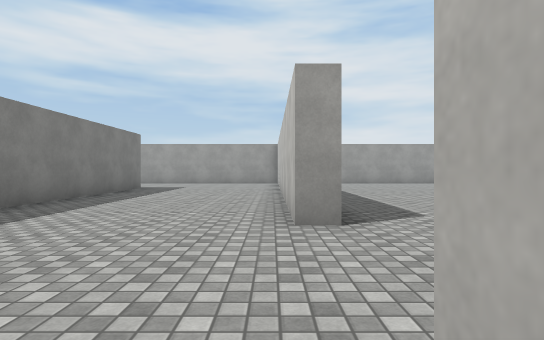
View 1 (above)

21 first-person views from a walk through a 3-D level made in the Unity game engine. The camera is 1.2 m above the floor, looks level and sees 80° across. The floor is counted in squares, 2 m on a side. Each view is taken from the middle of a square. On the plan, view 1 faces up. The plan holds only what a view shows up to about 10 squares ahead; the rest is blank. The place goes on beyond the plan. The player is left out. Surface patterns are stand-ins for the level's own textures.

View 2
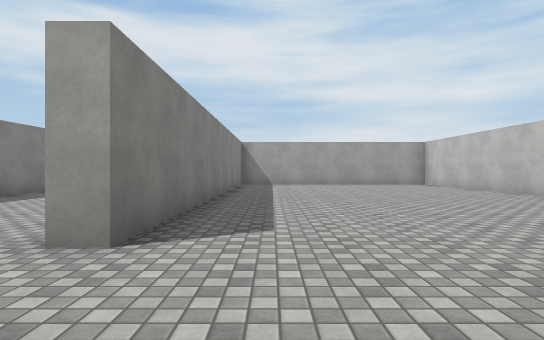

View 3
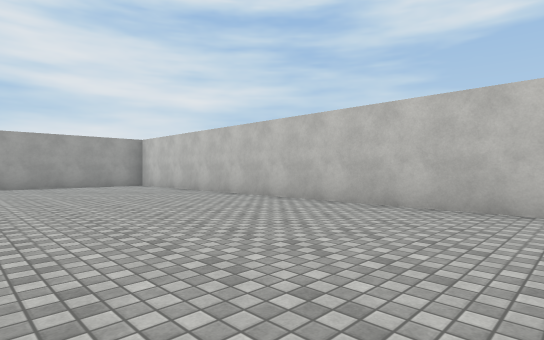

View 4
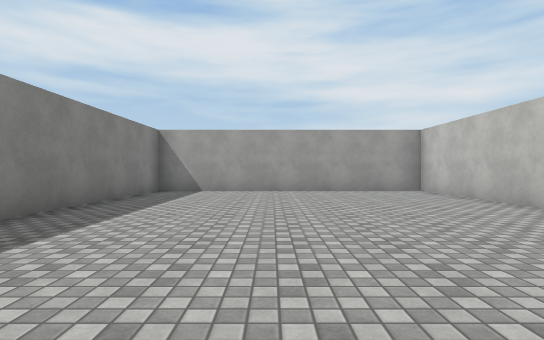

View 5
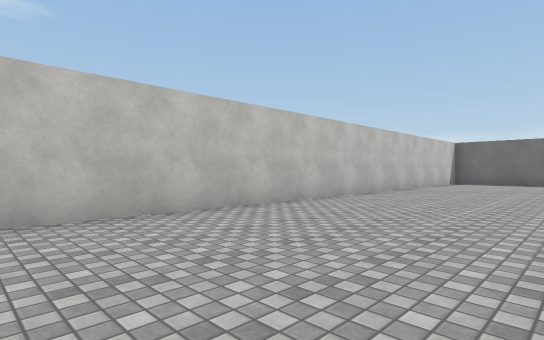

View 6
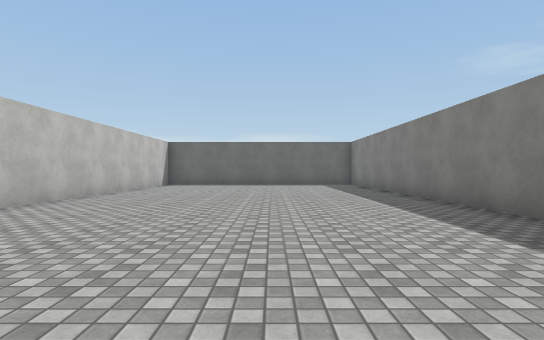

View 7
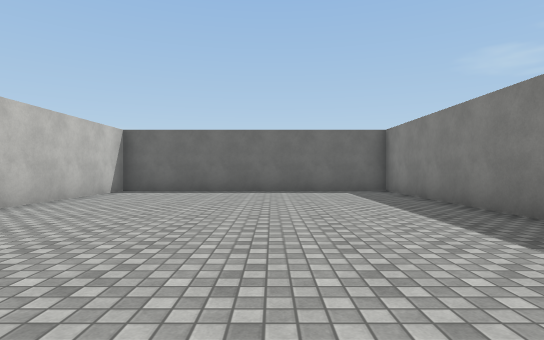

View 8
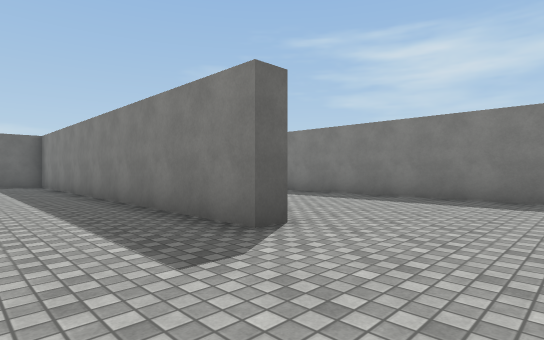

View 9
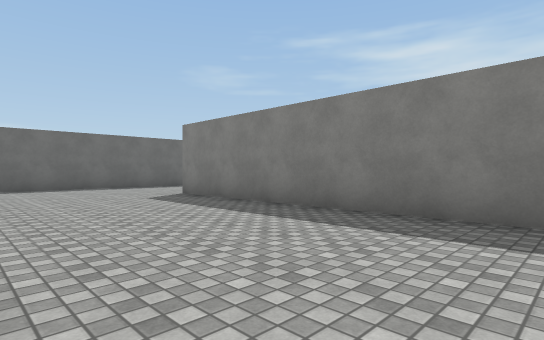

View 10
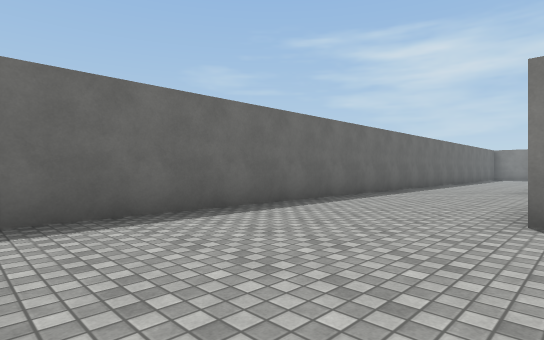

View 11
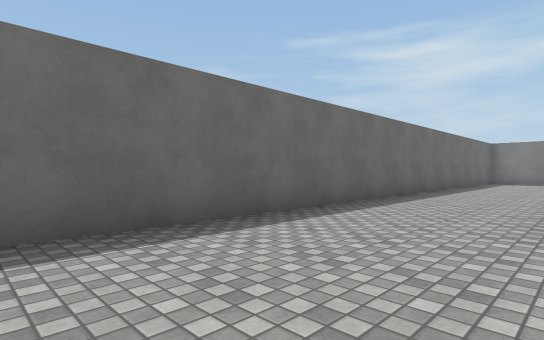

View 12
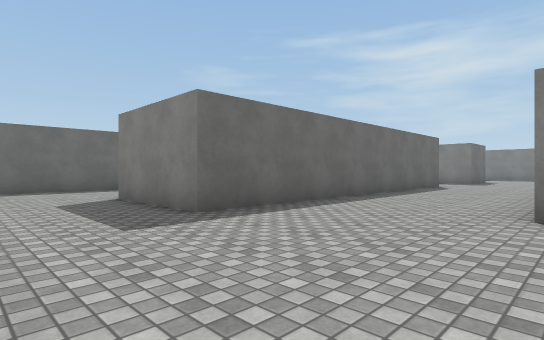

View 13
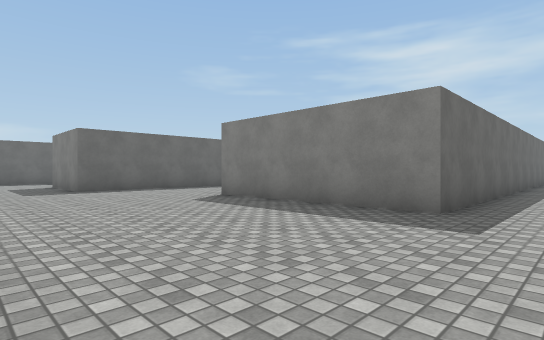

View 14
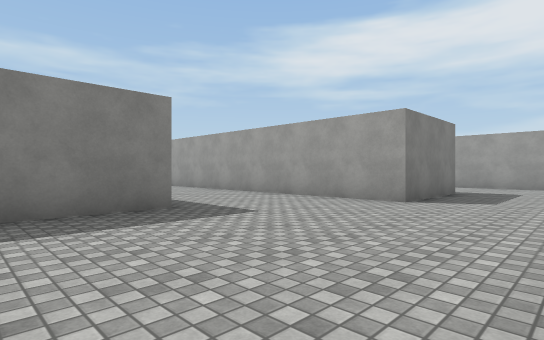

View 15
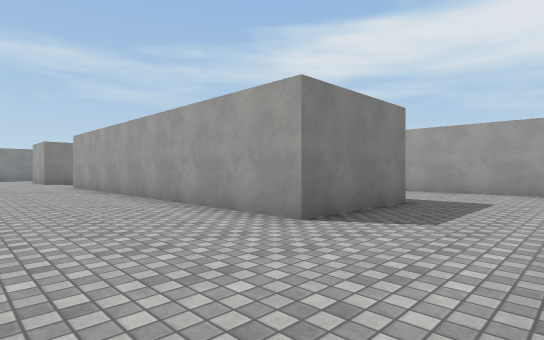

View 16
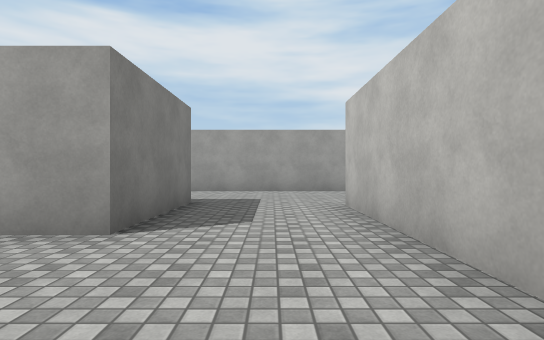

View 17
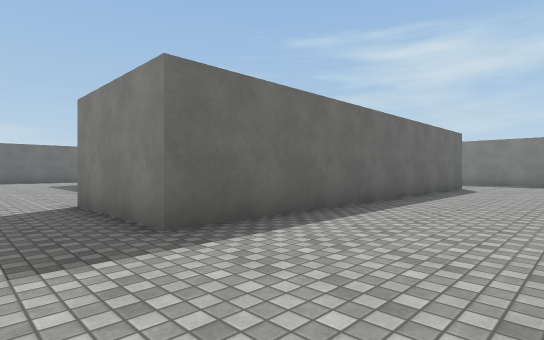

View 18
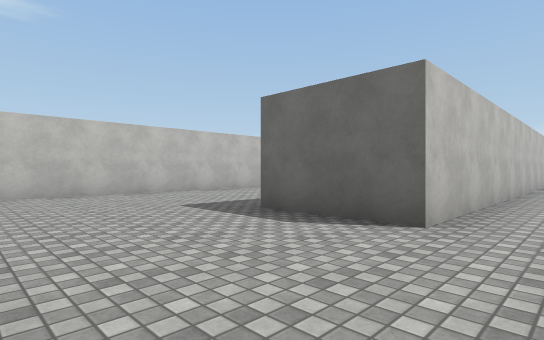

View 19
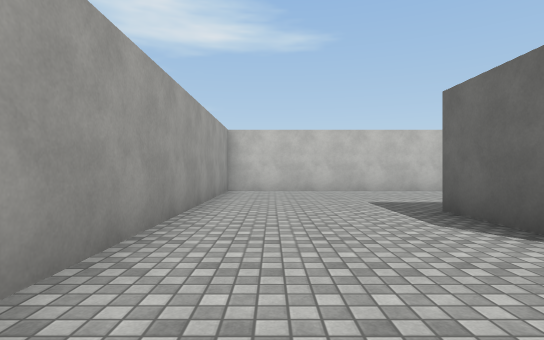

View 20
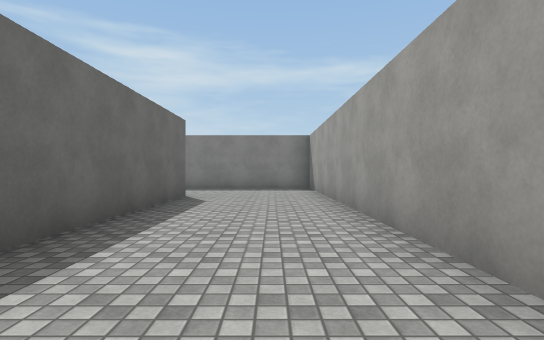

View 21
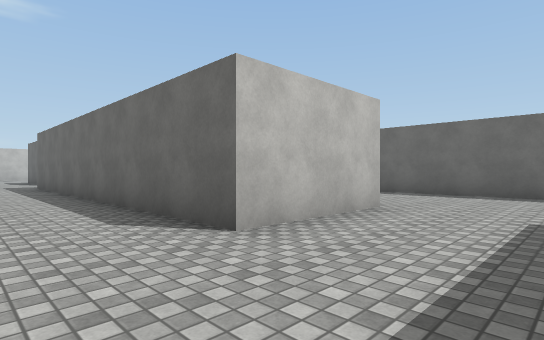

### Floor plan
Points are (right, up) in squares from view 1. A wall is a line through its corners. A room is listed if a view was taken in it or the views show most of it. See-through windows are left out.
Room 1 (views 1, 2, 3, 4, 5, 6, 7, 8, 9, 10, 11, 12, 13, 14, 15, 16, 17, 18, 19, 20, 21)
walls: (-4.3, 2.4) (-4.3, -6.5); (-6.7, 1.2) (-6.7, 10.5) (-4.2, 10.5); (0.2, 0.5) (0.7, 0.5) (0.7, -10.2) (8.2, -10.2) (8.2, 14.3) (0.7, 14.3) (0.7, 3.5) (0.2, 3.5) (0.2, 14.3) (-10.9, 14.3); (-4.3, 10) (-4.3, 5); (-17.1, -4) (-9.5, -4) (-9.5, -7); (-13.4, 14.3) (-21.9, 14.3); (-19.5, 8) (-19.5, 11) (-9.5, 11) (-9.5, 8) (-18.1, 8); (-21.2, 4.5) (-11.8, 4.5) (-11.8, -0.5); (-16.9, -10.2) (-0.4, -10.2)

Where each view was taken, in squares from view 1:
view 1: 0 up, 0 right, facing up
view 2: 1 up, 2 right, facing up
view 3: 2 up, 3 right, facing up-right
view 4: 5 up, 4 right, facing up
view 5: 5 up, 4 right, facing down-right
view 6: 3 up, 4 right, facing down
view 7: 1 down, 4 right, facing down
view 8: 3 up, 3 right, facing down-left
view 9: 1 up, 0 right, facing down-left
view 10: 6 down, 0 right, facing down-left
view 11: 7 down, 6 left, facing down-left
view 12: 0 up, 7 left, facing down-left
view 13: 6 up, 7 left, facing down-left
view 14: 2 up, 7 left, facing up-left
view 15: 5 up, 7 left, facing up-left
view 16: 5 up, 8 left, facing up
view 17: 14 up, 8 left, facing down-left
view 18: 14 up, 8 left, facing down-right
view 19: 13 up, 9 left, facing right
view 20: 13 up, 12 left, facing left
view 21: 13 up, 22 left, facing down-right
